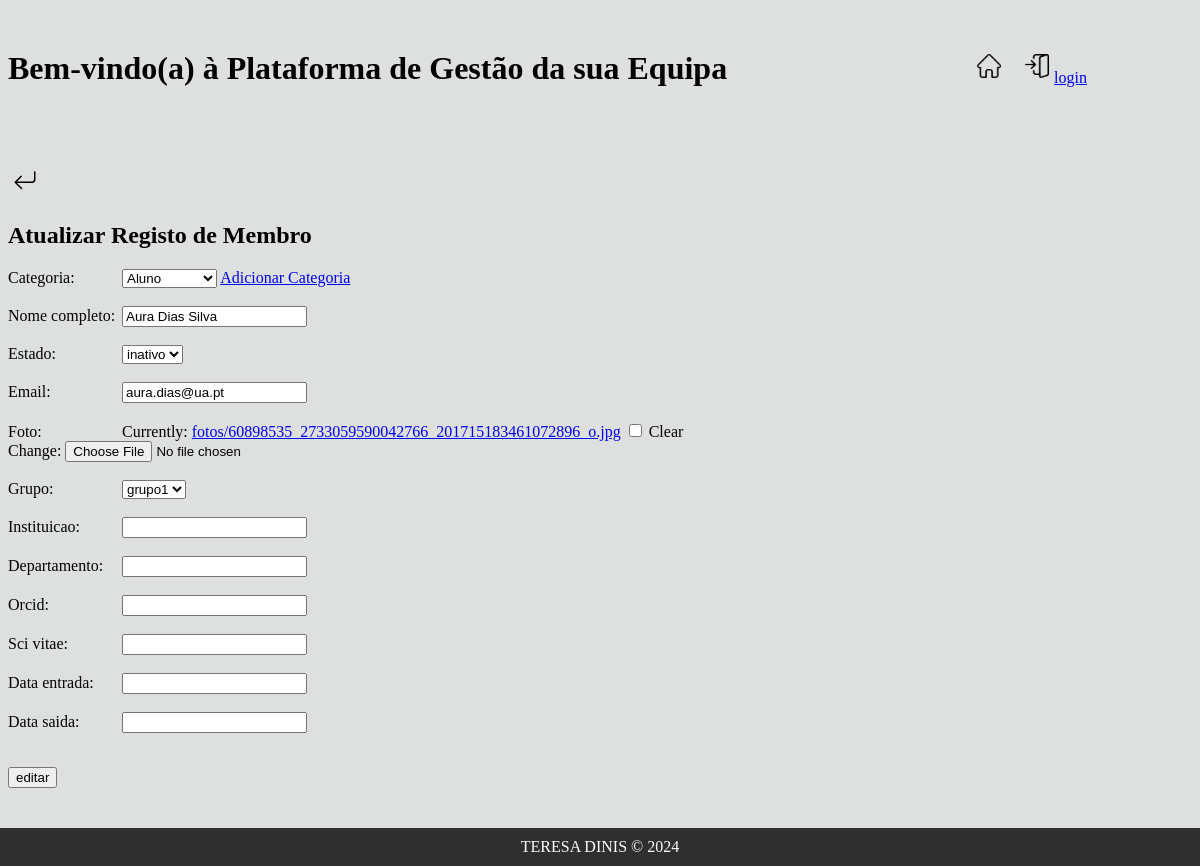
Page /membros/edit/8 on the committed database.
### membros/models.py (models this page shows, shortened)
class Membro(models.Model):
    ESTADOS = [
        ('ativo','ativo'),
        ('inativo', 'inativo')
    ]
    GRUPOS = [
        ('grupo1', 'grupo1'),
        ('grupo2', 'grupo2'),
        ('grupo3', 'grupo3'),
        ('grupo4', 'grupo3'),
    ]
    nome_completo = models.CharField(max_length=200)
    estado = models.CharField(max_length=10, choices=ESTADOS, default='ativo')
    categoria = models.ForeignKey(Categoria, on_delete=models.PROTECT)
    email = models.EmailField(unique=True)
    foto = models.ImageField(upload_to='fotos/', blank=True, null=True)
    grupo = models.CharField(max_length=10, choices=GRUPOS)
    instituicao = models.CharField(max_length=50, blank=True, null=True)
    departamento = models.CharField(max_length=50, blank=True, null=True)
    orcid = models.URLField(blank=True, null=True)
    sci_vitae = models.URLField(blank=True, null=True)
    data_entrada = models.DateTimeField(blank=True, null=True)
    data_saida = models.DateTimeField(blank=True, null=True)

### membros/views.py (the view)
# urls.py: path('edit/<int:id>', views.edit, name='edit'),
def edit(request,id):
    membro = Membro.objects.get(pk=id)
    if request.method=="GET":
        form = MembroForm(instance=membro)
        return render(request,'membros/edit.html',{"form":form})
    elif request.method=="POST":
        form = MembroForm(request.POST,request.FILES, instance=membro)
        form.save()
        return redirect("membros:details", id=id)

### membros/forms.py
class MembroForm(forms.ModelForm):
    class Meta:
        model = Membro
        fields = "__all__"

### membros/models.py (called while the page is built)
    def __str__(self) -> str:
        return self.nome.capitalize()

### membros/templates/membros/edit.html (shortened to what this page needs)
{% extends 'membros/base.html' %}
{% block conteudo %}
    {% load static %}
    <a href="{% url 'membros:list_edit' %}">
        <img src="{% static 'return_button.svg' %}" class="icon">
    </a>
    <h2>Atualizar Registo de Membro</h2>
    <form action="" method="post" enctype="multipart/form-data">
        <div class="campo-com-link">
            {{ form.categoria.label_tag }}
            {{ form.categoria }}
            <a href="{% url 'membros:addcategory' %}">Adicionar Categoria</a> <br><br>
        </div>
            {{ form.nome_completo.label_tag }}
            {{ form.nome_completo }} <br><br>
            {{ form.estado.label_tag }}
            {{ form.estado }} <br><br>
            {{ form.email.label_tag }}
            {{ form.email }} <br><br>
            {{ form.foto.label_tag }}
            {{ form.foto }} <br><br>
            {{ form.grupo.label_tag }}
            {{ form.grupo }} <br><br>
            {{ form.instituicao.label_tag }}
            {{ form.instituicao }} <br><br>
            {{ form.departamento.label_tag }}
            {{ form.departamento }} <br><br>
            {{ form.orcid.label_tag }}
            {{ form.orcid }} <br><br>
            {{ form.sci_vitae.label_tag }}
            {{ form.sci_vitae }} <br><br>
            {{ form.data_entrada.label_tag }}
            {{ form.data_entrada }} <br><br>
            {{ form.data_saida.label_tag }}
            {{ form.data_saida }} <br><br>
    <p><button>editar</button></p>
    </form>
{% endblock %}

### membros/templates/membros/base.html (style rules this page uses)
body { background-color: rgb(222, 224, 223); font-family: calibri; }

### membros/templates/membros/edit.html (style rules this page uses)
label { width: 110px; display:inline-block; }
.icon { width: 24px; margin:5px; }

### rows in the picture
Membro: categoria "Aluno", nome_completo "Aura Dias Silva", estado "inativo", email "aura.dias@ua.pt", grupo "grupo1"
